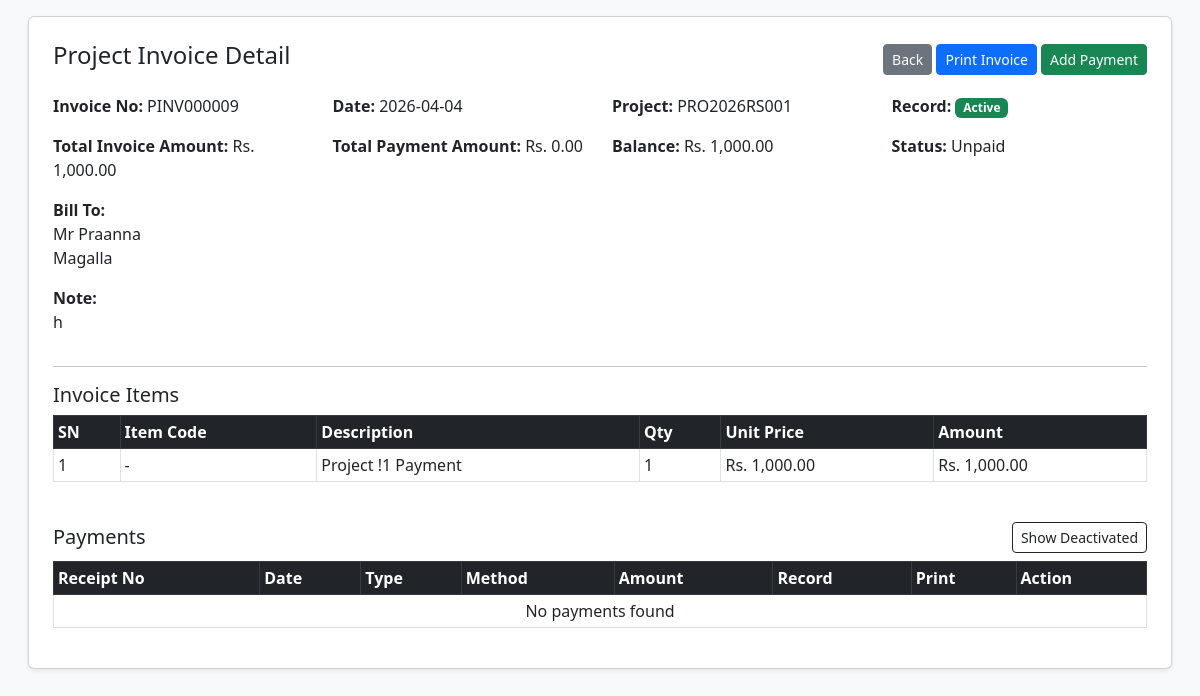
Before: /project-invoices/9/ (signed in) with the older database file.
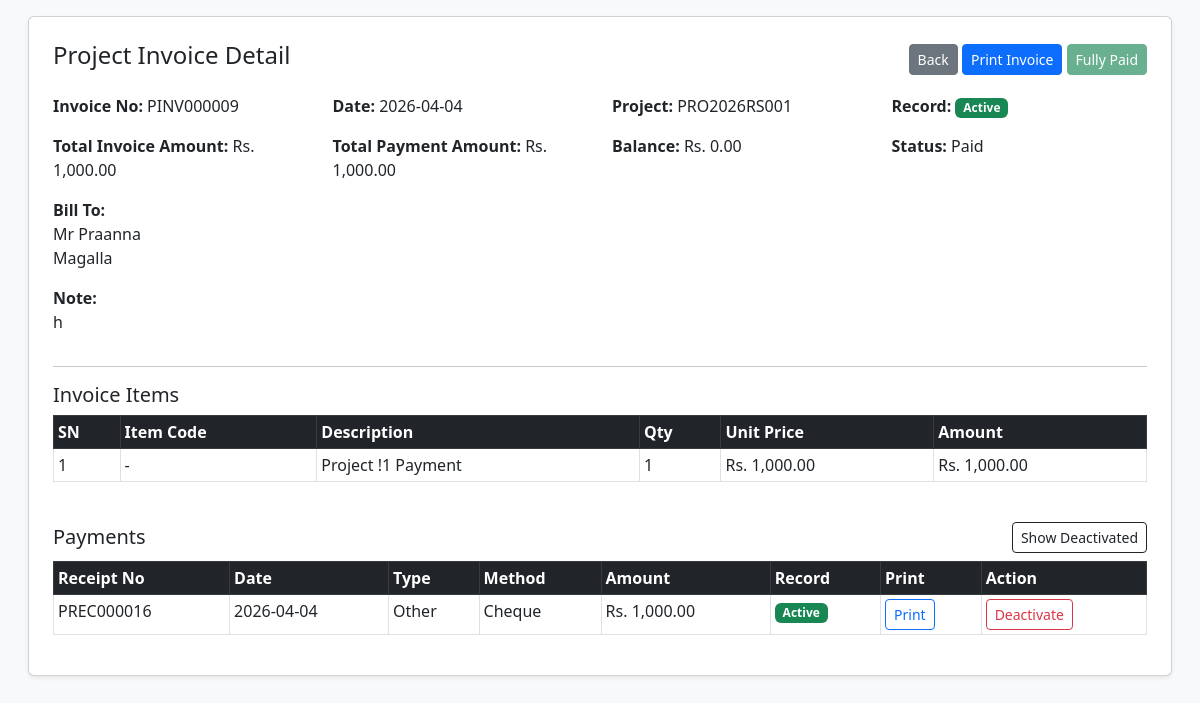
After: the same page with the newer database file.
### pos/models.py (models this page shows, shortened)
class ProjectInvoice(models.Model):
    INVOICE_TYPE_CHOICES = [
        ("advance", "Advance"),
        ("installment", "Installment"),
        ("final", "Final Payment"),
        ("other", "Other"),
    ]
    STATUS_CHOICES = [
        ("unpaid", "Unpaid"),
        ("partial", "Partial"),
        ("paid", "Paid"),
    ]
    project = models.ForeignKey(Project, on_delete=models.CASCADE, related_name="project_invoices")
    invoice_no = models.CharField(max_length=50, unique=True, blank=True, null=True)
    invoice_date = models.DateField(default=timezone.now)
    bill_to_name = models.CharField(max_length=200, blank=True, null=True)
    bill_to_address = models.TextField(blank=True, null=True)
    invoice_type = models.CharField(max_length=20, choices=INVOICE_TYPE_CHOICES, default="advance")
    description = models.CharField(max_length=255)
    qty = models.DecimalField(max_digits=12, decimal_places=2, default=1)
    item_code = models.CharField(max_length=50, blank=True, null=True)
    price_each = models.DecimalField(max_digits=12, decimal_places=2, default=0)
    total_amount = models.DecimalField(max_digits=12, decimal_places=2, default=0)
    paid_amount = models.DecimalField(max_digits=12, decimal_places=2, default=0)
    balance_amount = models.DecimalField(max_digits=12, decimal_places=2, default=0)
    status = models.CharField(max_length=20, choices=STATUS_CHOICES, default="unpaid")
    note = models.TextField(blank=True, null=True)
    is_active = models.BooleanField(default=True)
    inactive_at = models.DateTimeField(blank=True, null=True)
    inactive_by = models.ForeignKey(
        User,
        on_delete=models.SET_NULL,
        null=True,
        blank=True,
        related_name="inactive_project_invoices"
    )
    inactive_reason = models.TextField(blank=True, null=True)
    created_by = models.ForeignKey(
        User,
        on_delete=models.SET_NULL,
        null=True,
        related_name="created_project_invoices"
    )
    created_at = models.DateTimeField(auto_now_add=True)
    class Meta:
        ordering = ["-invoice_date", "-id"]

class Project(models.Model):
    PROJECT_TYPE_CHOICES = [
        ("BL", "Building"),
        ("SW", "Swimming Pool"),
        ("RS", "Retail Shop"),
    ]
    project_id = models.CharField(max_length=50, unique=True)
    project_name = models.CharField(max_length=200)
    project_type = models.CharField(max_length=10, choices=PROJECT_TYPE_CHOICES)
    client_name = models.CharField(max_length=200)
    location = models.CharField(max_length=200, blank=True, null=True)
    estimated_value = models.DecimalField(max_digits=12, decimal_places=2, default=0)
    status = models.CharField(max_length=20, default="active")
    created_by = models.ForeignKey(User, on_delete=models.SET_NULL, null=True)
    created_at = models.DateTimeField(auto_now_add=True)
    is_active = models.BooleanField(default=True)
    updated_at = models.DateTimeField(auto_now=True)
    updated_by = models.ForeignKey(
        User,
        on_delete=models.SET_NULL,
        null=True,
        blank=True,
        related_name="updated_projects"
    )
    class Meta:
        ordering = ["-created_at"]

class ProjectInvoicePayment(models.Model):
    PAYMENT_TYPE_CHOICES = [
        ("advance", "Advance"),
        ("installment", "Installment"),
        ("final", "Final Payment"),
        ("other", "Other"),
    ]
    PAYMENT_METHOD_CHOICES = [
        ("cash", "Cash"),
        ("card", "Card"),
        ("cheque", "Cheque"),
    ]
    invoice = models.ForeignKey(ProjectInvoice, on_delete=models.CASCADE, related_name="payments")
    receipt_no = models.CharField(max_length=50, unique=True, blank=True, null=True)
    payment_date = models.DateField(default=timezone.now)
    payment_type = models.CharField(max_length=20, choices=PAYMENT_TYPE_CHOICES, default="advance")
    payment_method = models.CharField(max_length=20, choices=PAYMENT_METHOD_CHOICES, default="cash")
    card_no = models.CharField(max_length=50, blank=True, null=True)
    cheque_no = models.CharField(max_length=50, blank=True, null=True)
    amount = models.DecimalField(max_digits=12, decimal_places=2, default=0)
    note = models.TextField(blank=True, null=True)
    is_active = models.BooleanField(default=True)
    inactive_at = models.DateTimeField(blank=True, null=True)
    inactive_by = models.ForeignKey(
        User,
        on_delete=models.SET_NULL,
        null=True,
        blank=True,
        related_name="inactive_project_invoice_payments"
    )
    inactive_reason = models.TextField(blank=True, null=True)
    created_by = models.ForeignKey(User, on_delete=models.SET_NULL, null=True, related_name="created_project_invoice_payments")
    created_at = models.DateTimeField(auto_now_add=True)
    class Meta:
        ordering = ["-payment_date", "-id"]

### pos/views.py (the view)
# urls.py: path('project-invoices/<int:invoice_id>/', views.project_invoice_detail, name='project_invoice_detail'),
@user_passes_test(can_use_income)
def project_invoice_detail(request, invoice_id):
    invoice = get_object_or_404(
        ProjectInvoice.objects.select_related("project", "created_by"),
        id=invoice_id
    )
    show_inactive = request.GET.get("show_inactive") == "1"
    invoice_items = invoice.items.all()
    payments = invoice.payments.select_related("created_by").order_by("-payment_date", "-id")
    if not show_inactive:
        payments = payments.filter(is_active=True)
    return render(request, "pos/project_invoice_detail.html", {
        "invoice": invoice,
        "invoice_items": invoice_items,
        "payments": payments,
        "show_inactive": show_inactive,
        "is_owner": is_owner(request.user),
    })

### pos/templatetags/currency_filters.py (called while the page is built)
@register.filter
def money(value):
    try:
        if value in (None, ""):
            value = Decimal("0")
        value = Decimal(str(value))
        return f"{value:,.2f}"
    except (InvalidOperation, ValueError, TypeError):
        return "0.00"

### pos/views.py (called while the page is built)
def is_owner(user):
    return user.is_superuser or user.groups.filter(name__iexact="Owner").exists()

def can_use_income(user):
    return is_owner(user) or is_cashier(user)

### pos/templates/pos/project_invoice_detail.html (shortened to what the changed rows need)
{% load currency_filters %}
<!DOCTYPE html>
<html>
<head>
    <link href="https://cdn.jsdelivr.net/npm/bootstrap@5.3.0/dist/css/bootstrap.min.css" rel="stylesheet">
</head>
<body class="p-3 bg-light">
<div class="container-fluid">
    <div class="card shadow-sm p-3 p-md-4">
        <div class="d-flex justify-content-between align-items-center mb-3">
            <h4>Project Invoice Detail</h4>
           <div>
    <a href="{% url 'project_invoice_list' %}" class="btn btn-secondary btn-sm">Back</a>
    <a href="{% url 'print_project_invoice' invoice.id %}" class="btn btn-primary btn-sm">Print Invoice</a>
    {% if invoice.is_active %}
        {% if invoice.status == "paid" %}
            <button class="btn btn-success btn-sm" disabled title="This invoice is already fully paid">Fully Paid</button>
        {% else %}
            <a href="{% url 'add_project_invoice_payment' invoice.id %}" class="btn btn-success btn-sm">Add Payment</a>
        {% endif %}
    {% endif %}
</div>
        </div>
        <div class="row mb-3">
            <div class="col-md-3"><strong>Invoice No:</strong> {{ invoice.invoice_no }}</div>
            <div class="col-md-3"><strong>Date:</strong> {{ invoice.invoice_date|date:"Y-m-d" }}</div>
            <div class="col-md-3"><strong>Project:</strong> {{ invoice.project.project_id }}</div>
            <div class="col-md-3">
                <strong>Record:</strong>
                {% if invoice.is_active %}
                    <span class="badge bg-success">Active</span>
                {% else %}
                    <span class="badge bg-danger">Deactivated</span>
                {% endif %}
            </div>
        </div>
        <div class="row mb-3">
            <div class="col-md-3"><strong>Total Invoice Amount:</strong> Rs. {{ invoice.total_amount|money }}</div>
            <div class="col-md-3"><strong>Total Payment Amount:</strong> Rs. {{ invoice.paid_amount|money }}</div>
            <div class="col-md-3"><strong>Balance:</strong> Rs. {{ invoice.balance_amount|money }}</div>
            <div class="col-md-3"><strong>Status:</strong> {{ invoice.get_status_display }}</div>
        </div>
        <div class="mb-3">
            <strong>Bill To:</strong><br>
            {{ invoice.bill_to_name|default:"-" }}<br>
            {{ invoice.bill_to_address|linebreaksbr|default:"-" }}
        </div>
        <div class="mb-3">
            <strong>Note:</strong><br>
            {{ invoice.note|default:"-" }}
        </div>
        <hr>
        <h5>Invoice Items</h5>
        <div class="table-responsive mb-4">
            <table class="table table-bordered table-sm bg-white">
                <thead class="table-dark">
                    <tr>
                        <th>SN</th>
                        <th>Item Code</th>
                        <th>Description</th>
                        <th>Qty</th>
                        <th>Unit Price</th>
                        <th>Amount</th>
                    </tr>
                </thead>
                <tbody>
                    {% for row in invoice_items %}
                    <tr>
                        <td>{{ forloop.counter }}</td>
                        <td>{{ row.item_code|default:"-" }}</td>
                        <td>{{ row.description }}</td>
                        <td>{{ row.qty }}</td>
                        <td>Rs. {{ row.price_each|money }}</td>
                        <td>Rs. {{ row.amount|money }}</td>
                    </tr>
                    {% empty %}
                    <tr>
                        <td>1</td>
                        <td>-</td>
                        <td>{{ invoice.description }}</td>
                        <td>1</td>
                        <td>Rs. {{ invoice.total_amount|money }}</td>
                        <td>Rs. {{ invoice.total_amount|money }}</td>
                    </tr>
                    {% endfor %}
                </tbody>
            </table>
        </div>
        <div class="d-flex justify-content-between align-items-center mb-2">
            <h5 class="mb-0">Payments</h5>
            {% if is_owner %}
            <form method="get" class="d-flex align-items-center gap-2">
            </form>
            {% endif %}
        </div>
        <div class="table-responsive">
            <table class="table table-bordered table-sm bg-white">
                <thead class="table-dark">
                    <tr>
                        <th>Receipt No</th>
                        <th>Date</th>
                        <th>Type</th>
                        <th>Method</th>
                        <th>Amount</th>
                        <th>Record</th>
                        <th>Print</th>
                        {% if is_owner %}
                        <th>Action</th>
                        {% endif %}
                    </tr>
                </thead>
                <tbody>
                    {% for p in payments %}
                    <tr {% if not p.is_active %}class="table-danger"{% endif %}>
                        <td>{{ p.receipt_no }}</td>
                        <td>{{ p.payment_date|date:"Y-m-d" }}</td>
                        <td>{{ p.get_payment_type_display }}</td>
                        <td>{{ p.get_payment_method_display|default:"-" }}</td>
                        <td>Rs. {{ p.amount|money }}</td>
                        <td>
                            {% if p.is_active %}
                                <span class="badge bg-success">Active</span>
                            {% else %}
                                <span class="badge bg-danger">Deactivated</span>
                            {% endif %}
                        </td>
                        <td>
                            {% if p.is_active %}
                            <a href="{% url 'print_project_payment_receipt' p.id %}" class="btn btn-sm btn-outline-primary">Print</a>
                            {% else %}
                            -
                            {% endif %}
                        </td>
                        {% if is_owner %}
                        <td>
                            {% if p.is_active %}
                            <a href="{% url 'delete_project_invoice_payment' p.id %}" class="btn btn-sm btn-outline-danger"
                               onclick="return confirm('Deactivate this payment?')">Deactivate</a>
                            {% else %}
                            -
                            {% endif %}
                        </td>
                        {% endif %}
                    </tr>
                    {% empty %}
                    <tr>
                        <td colspan="{% if is_owner %}8{% else %}7{% endif %}" class="text-center">No payments found</td>
                    </tr>
                    {% endfor %}
                </tbody>
            </table>
        </div>
    </div>
</div>
</body>
</html>

Changed rows visible on the page:
changed ProjectInvoice "PINV000009": paid_amount "0.00" → "1,000.00"; balance_amount "1,000.00" → "0.00"; status "Unpaid" → "Paid"
added ProjectInvoicePayment: receipt_no "PREC000016", payment_date "2026-04-04", payment_type "Other", payment_method "Cheque", amount "1,000.00", is_active "Active"
Other visible differences:
text no longer shown: "Add Payment No payments found"
text now shown: "Fully Paid"
